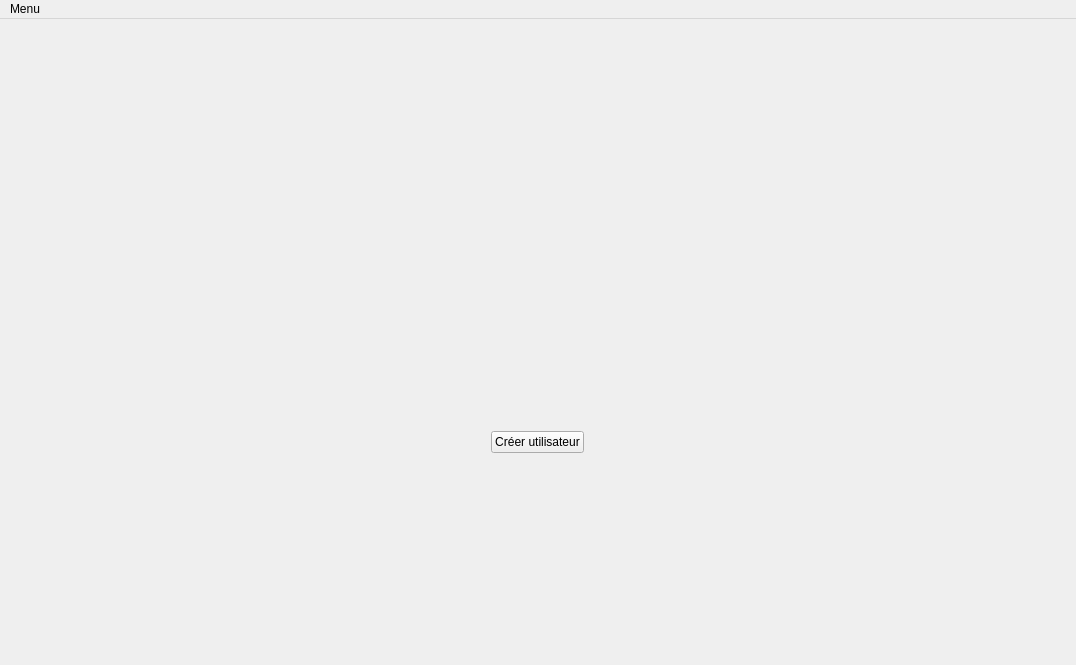
<?xml version="1.0" encoding="UTF-8"?>
<ui version="4.0">
 <class>MainWindow</class>
 <widget class="QMainWindow" name="MainWindow">
  <property name="geometry">
   <rect>
    <x>0</x>
    <y>0</y>
    <width>1076</width>
    <height>665</height>
   </rect>
  </property>
  <property name="windowTitle">
   <string>MainWindow</string>
  </property>
  <widget class="QWidget" name="centralwidget">
   <property name="enabled">
    <bool>true</bool>
   </property>
   <property name="cursor">
    <cursorShape>ArrowCursor</cursorShape>
   </property>
   <layout class="QGridLayout" name="gridLayout">
    <item row="1" column="0">
     <widget class="QWidget" name="widget" native="true">
      <property name="layoutDirection">
       <enum>Qt::RightToLeft</enum>
      </property>
      <property name="autoFillBackground">
       <bool>true</bool>
      </property>
      <layout class="QGridLayout" name="gridLayout_2">
       <item row="0" column="1">
        <layout class="QVBoxLayout" name="v1">
         <item>
          <layout class="QHBoxLayout" name="h1">
           <property name="sizeConstraint">
            <enum>QLayout::SetDefaultConstraint</enum>
           </property>
          </layout>
         </item>
         <item>
          <layout class="QHBoxLayout" name="h2" stretch="">
           <property name="bottomMargin">
            <number>200</number>
           </property>
          </layout>
         </item>
         <item>
          <layout class="QHBoxLayout" name="h3">
           <item>
            <spacer name="horizontalSpacer">
             <property name="orientation">
              <enum>Qt::Horizontal</enum>
             </property>
             <property name="sizeHint" stdset="0">
              <size>
               <width>40</width>
               <height>20</height>
              </size>
             </property>
            </spacer>
           </item>
           <item>
            <widget class="QPushButton" name="pushButton">
             <property name="text">
              <string>Créer utilisateur</string>
             </property>
            </widget>
           </item>
           <item>
            <spacer name="horizontalSpacer_2">
             <property name="orientation">
              <enum>Qt::Horizontal</enum>
             </property>
             <property name="sizeHint" stdset="0">
              <size>
               <width>40</width>
               <height>20</height>
              </size>
             </property>
            </spacer>
           </item>
          </layout>
         </item>
        </layout>
       </item>
      </layout>
     </widget>
    </item>
   </layout>
  </widget>
  <widget class="QMenuBar" name="menubar">
   <property name="geometry">
    <rect>
     <x>0</x>
     <y>0</y>
     <width>1076</width>
     <height>23</height>
    </rect>
   </property>
   <widget class="QMenu" name="menuMenu">
    <property name="title">
     <string>Menu</string>
    </property>
    <addaction name="separator"/>
   </widget>
   <addaction name="menuMenu"/>
  </widget>
 </widget>
 <resources/>
 <connections/>
</ui>
